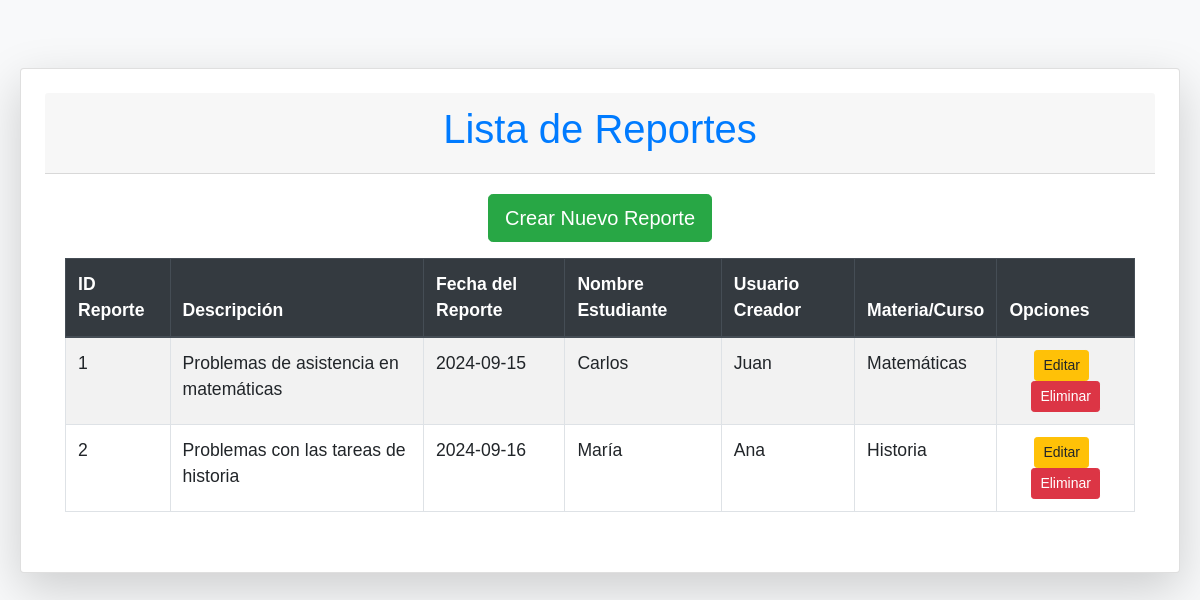
/routers/reporteRouter.php, run on the app's committed database.
### tables this page shows
CREATE TABLE reportes (
    id_reporte INT AUTO_INCREMENT PRIMARY KEY,
    id_estudiante INT,
    id_usuario INT,
    id_materia_curso INT,
    fecha_reporte DATE NOT NULL,
    descripcion LONGTEXT,
    FOREIGN KEY (id_estudiante) REFERENCES estudiantes(id_estudiante) ON DELETE CASCADE,
    FOREIGN KEY (id_usuario) REFERENCES usuarios(id_usuario) ON DELETE CASCADE,
    FOREIGN KEY (id_materia_curso) REFERENCES materias_cursos(id_materia_curso) ON DELETE CASCADE
);

CREATE TABLE estudiantes (
    id_estudiante INT AUTO_INCREMENT PRIMARY KEY,
    nombre VARCHAR(100) NOT NULL,
    apellido VARCHAR(100) NOT NULL,
    correo VARCHAR(100) NOT NULL UNIQUE,
    telefono VARCHAR(15),
    carnet VARCHAR(50) NOT NULL UNIQUE,
    modalidad ENUM('Presencial', 'Virtual') NOT NULL
);

CREATE TABLE usuarios (
    id_usuario INT AUTO_INCREMENT PRIMARY KEY,
    nombre VARCHAR(100) NOT NULL,
    apellido VARCHAR(100) NOT NULL,
    correo VARCHAR(100) NOT NULL UNIQUE,
    password VARCHAR(255) NOT NULL,
    id_rol INT NOT NULL,
    FOREIGN KEY (id_rol) REFERENCES roles(id_rol) ON DELETE RESTRICT
);

CREATE TABLE materias_cursos (
    id_materia_curso INT AUTO_INCREMENT PRIMARY KEY,
    nombre VARCHAR(100) NOT NULL,
    descripcion VARCHAR(255) NOT NULL
);

### controllers/ReporteController.php (called while the page is built, shortened)
<?php
require_once(dirname(__FILE__) . '/../config/conf.php');
require_once(dirname(__FILE__) . '/../models/ReporteModel.php');
class ReporteController
{
    private $reporte;
    public function __construct()
    {
        $database = new Conexion();
        $this->db = $database->Conectar();
        $this->reporte = new Reporte($this->db);
    }
    public function index()
    {
        $result = $this->reporte->get_reportes();
        $reportes = $result->fetchAll(PDO::FETCH_ASSOC);
        include(dirname(__FILE__) . '/../views/reporte/indexReporte.php');
    }
}

### config/conf.php (called while the page is built, shortened)
<?php
class Conexion {
    private $host = "localhost";
    private $db = "escuela_sv";
    private $user = "root";
    private $pwd = "1234";
    public function Conectar() {
        $this->conn = null;
        try {
            $this->conn = new PDO("mysql:host=" . $this->host . ";dbname=" . $this->db, $this->user, $this->pwd);
            $this->conn->setAttribute(PDO::ATTR_ERRMODE, PDO::ERRMODE_EXCEPTION);
        } catch (PDOException $exec) {
            echo "Error en la conexión: " . $exec->getMessage();
        }
        return $this->conn;
    }
}
?>

### models/ReporteModel.php (called while the page is built, shortened)
<?php
class Reporte
{
    private $conn;
    public function __construct($db)
    {
        $this->conn = $db;
    }
    public function get_reportes()
    {
        $query = "SELECT reportes.id_reporte, reportes.descripcion, reportes.fecha_reporte,
                          estudiantes.nombre AS nombre_estudiante,
                          usuarios.nombre  AS nombre_usuario,
                          materias_cursos.nombre AS nombre_materia
                   FROM reportes
                   JOIN estudiantes ON reportes.id_estudiante = estudiantes.id_estudiante
                   JOIN usuarios ON reportes.id_usuario = usuarios.id_usuario
                   JOIN materias_cursos ON reportes.id_materia_curso = materias_cursos.id_materia_curso";
        $result = $this->conn->prepare($query);
        $result->execute();
        return $result;
    }
}

### views/reporte/indexReporte.php (the view, shortened to what this page needs)
<!DOCTYPE html>
<html lang="es">
<head>
    <link rel="stylesheet" href="https://stackpath.bootstrapcdn.com/bootstrap/4.5.2/css/bootstrap.min.css">
    <link rel="stylesheet" href="../views/css/reporteResponsive.css">
</head>
<body class="bg-light">
    <div class="container mt-5 mb-5">
        <div class="card shadow-lg p-4">
            <div class="card-header text-center">
                <h2>Lista de Reportes</h2>
            </div>
            <div class="card-body">
                <div class="row mb-3">
                    <div class="col-12 text-center">
                        <a href="../routers/reporteRouter.php?action=create" class="btn btn-success btn-lg">Crear Nuevo Reporte</a>
                    </div>
                </div>
                <div class="table-responsive">
                    <table class="table table-bordered table-striped">
                        <thead class="thead-dark">
                            <tr>
                                <th scope="col">ID Reporte</th>
                                <th scope="col">Descripción</th>
                                <th scope="col">Fecha del Reporte</th>
                                <th scope="col">Nombre Estudiante</th>
                                <th scope="col">Usuario Creador</th>
                                <th scope="col">Materia/Curso</th>
                                <th scope="col">Opciones</th>
                            </tr>
                        </thead>
                        <tbody>
                            <?php foreach ($reportes as $reporte) : ?>
                                <tr>
                                    <td><?= htmlspecialchars($reporte['id_reporte']); ?></td>
                                    <td><?= htmlspecialchars($reporte['descripcion']); ?></td>
                                    <td><?= htmlspecialchars($reporte['fecha_reporte']); ?></td>
                                    <td><?= htmlspecialchars($reporte['nombre_estudiante']); ?></td>
                                    <td><?= htmlspecialchars($reporte['nombre_usuario']); ?></td>
                                    <td><?= htmlspecialchars($reporte['nombre_materia']); ?></td>
                                    <td class="text-center">
                                        <a href="../routers/reporteRouter.php?action=edit&id=<?= $reporte['id_reporte']; ?>" class="btn btn-warning btn-sm mr-2">Editar</a>
                                        <a href="../routers/reporteRouter.php?action=confirmDelete&id=<?= $reporte['id_reporte']; ?>" class="btn btn-danger btn-sm">Eliminar</a>
                                    </td>
                                </tr>
                            <?php endforeach; ?>
                        </tbody>
                    </table>
                </div>
            </div>
        </div>
    </div>
</body>
</html>

### views/css/reporteResponsive.css (style rules this page uses)
body { font-family: Arial, sans-serif; background-color: #f8f9fa; }
h2, h4 { color: #007bff; }
@media (min-width: 769px) { .container { padding: 20px; } }
@media (min-width: 769px) { h2, h4 { font-size: 2em; } }
@media (min-width: 769px) { .card { margin: auto; } }
@media (min-width: 769px) { .form-control, .table { font-size: 1em; } }
@media (min-width: 769px) { table { width: 100%; } }
@media (min-width: 992px) { .container { max-width: 1200px; } }
@media (min-width: 992px) { h2, h4 { font-size: 2.25em; } }
@media (min-width: 992px) { .btn { width: auto; } }
@media (min-width: 992px) { .form-control, .table { font-size: 1em; } }
@media (min-width: 1200px) { .container { max-width: 1400px; } }
@media (min-width: 1200px) { h2, h4 { font-size: 2.5em; } }
@media (min-width: 1200px) { .table { font-size: 1.1em; } }

### data on the page
reportes: id_reporte "1", descripcion "Problemas de asistencia en matemáticas", fecha_reporte "2024-09-15", id_estudiante.nombre "Carlos", id_usuario.nombre "Juan", id_materia_curso.nombre "Matemáticas"
reportes: id_reporte "2", descripcion "Problemas con las tareas de historia", fecha_reporte "2024-09-16", id_estudiante.nombre "María", id_usuario.nombre "Ana", id_materia_curso.nombre "Historia"
